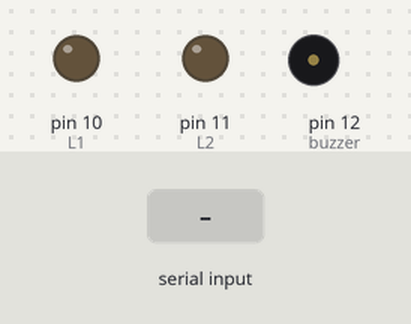
Recording of a sketch running on a simulated Arduino Uno, built with avr-gcc and run on an emulated ATmega328P. Parts: output pins drawn as LEDs (lit = HIGH), buzzer (waves = sounding, pin HIGH). Inputs (shaded band) come from the test bench. Pins used as bus, display or sensor lines are not drawn.

Above: at 1.2 s.
1.3 s: "F" received over Serial
At 2.3 s:
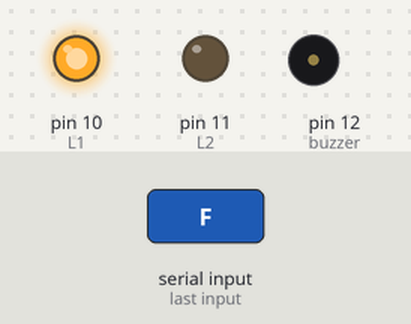
2.8 s: byte 120 ('x') received over Serial
At 3.5 s:
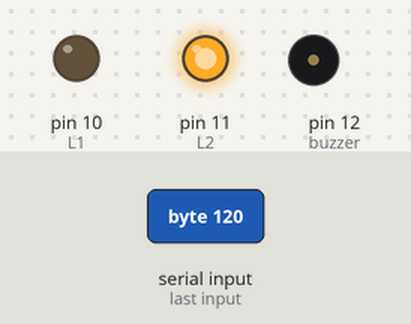
4.3 s: "G" received over Serial
At 4.6 s:
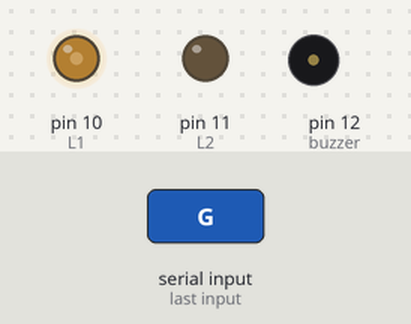
5.8 s: byte 88 ('X') received over Serial
At 7.0 s:
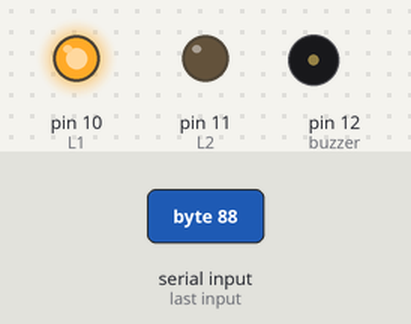
7.3 s: "H" received over Serial
At 8.1 s:
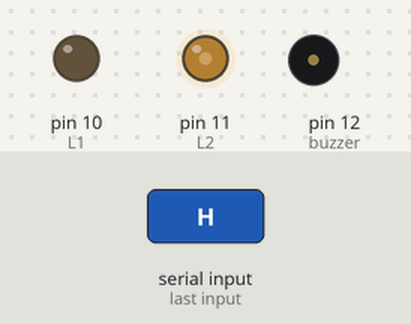
8.8 s: "B" received over Serial
At 9.2 s:
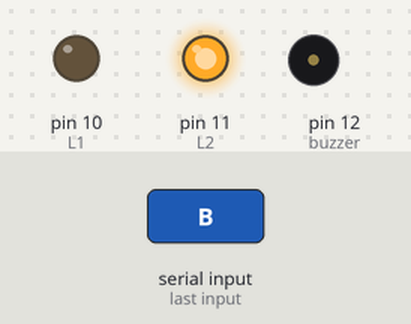
Timing chart, 0 to 11.3 s (numbered marks = the images above; inputs shaded):
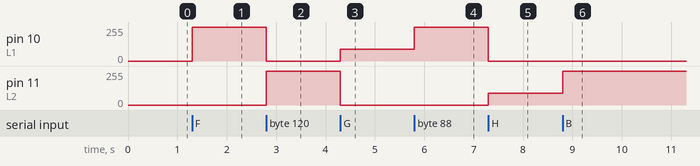

Measured:
- after the input at 1.3 s, pin 10 (L1): 0/255 → 255/255 at once
- after the input at 2.8 s, pin 10 (L1): 255/255 → 0/255 at once; pin 11 (L2): 0/255 → 255/255 at once
- after the input at 4.3 s, pin 10 (L1): 0/255 → 90/255 at once; pin 11 (L2): 255/255 → 0/255 at once
- after the input at 5.8 s, pin 10 (L1): 90/255 → 255/255 at once
- after the input at 7.3 s, pin 10 (L1): 255/255 → 0/255 at once; pin 11 (L2): 0/255 → 90/255 at once
- after the input at 8.8 s, pin 11 (L2): 90/255 → 255/255 at once

The sketch:

FINAL_CODE.ino
```cpp
//defining motor pins.
#define L1 10
#define L2 11
#define R1 5
#define R2 6

//definig sensor pins
#define L 7
#define middle 8
#define R 4

#define buzzer 12

int velocityLF = 0;
int velocityRF = 0;
int velocityLB = 0;
int velocityRB = 0;


int x = 0;
char s;

void proceed(int velocityLF, int velocityLB, int velocityRF, int velocityRB) {
  analogWrite(L1, velocityLF);
  analogWrite(L2, velocityLB);

  analogWrite(R1, velocityRF);
  analogWrite(R2, velocityRB);
}

void linefollow() {
  //middle
  if (digitalRead(middle) == HIGH && digitalRead(L) == LOW  && digitalRead(R) == LOW) {
    proceed(255, 0, 255, 0);
  }

  //left
  else if (digitalRead(middle) == LOW && digitalRead(L) == HIGH && digitalRead(R) == LOW) {
    proceed(0, 255, 255, 0);
    x == 1;

  }
  //Right
  else if (digitalRead(middle) == LOW && digitalRead(L) == LOW && digitalRead(R) == HIGH) {
    proceed(255, 0, 0, 255);
    x == 2;
  }
  else {
    if (x == 1) {
      proceed(0, 255, 255, 0);
    }
    else if (x == 2) {
      proceed(255, 0, 0, 255);
    }
  }
}

void setup() {
  Serial.begin(115200);
  pinMode(L, INPUT);
  pinMode(middle, INPUT);
  pinMode(R, INPUT);
  pinMode(L1, OUTPUT);
  pinMode(L2, OUTPUT);
  pinMode(R1, OUTPUT);
  pinMode(R2, OUTPUT);
  pinMode(buzzer, OUTPUT);
}

void loop() {
  while (!Serial.available());
  s =  Serial.read();
  switch (s) {
    //Forwrad case
    case 'F':
      proceed(255,  0, 255, 0);
      break;
    //Back case
    case 'B':
      proceed(0, 255, 0, 255);
      break;
    //Right case
    case 'R':
      proceed(255, 0, 0, 0);
      break;
    //Left case
    case 'L':
      proceed(0, 0, 255, 0);
      break;
    //Fowrad Right case
    case 'I':
      proceed(255, 0, 90, 0);
      break;
    //Forwad Left case
    case 'G':
      proceed(90, 0, 255, 0);
      break;
    //Back Right case
    case 'J':
      proceed(0, 255, 0, 90);
      break;
    //Back Left case
    case 'H':
      proceed(0, 90, 0, 255);
      break;
    //stopping case
    case 'S':
      proceed(255, 255, 255, 255);
      break;
    //Buzzer ON case
    case 'V':
      digitalWrite(buzzer, HIGH);
      break;
    //Buzzeer OFF case
    case 'v':
      digitalWrite(buzzer, LOW);
      break;
    //Rotate cw case
    case 'X':
      proceed(255, 0, 0, 255);
      break;
    //Rotate ccw case
    case 'x':
      proceed(0, 255, 255, 0);
      break;
    case 'W':
      do {
        linefollow();
        s =  Serial.read();
      } while (s != 'w');
      break;
  }
}
```
